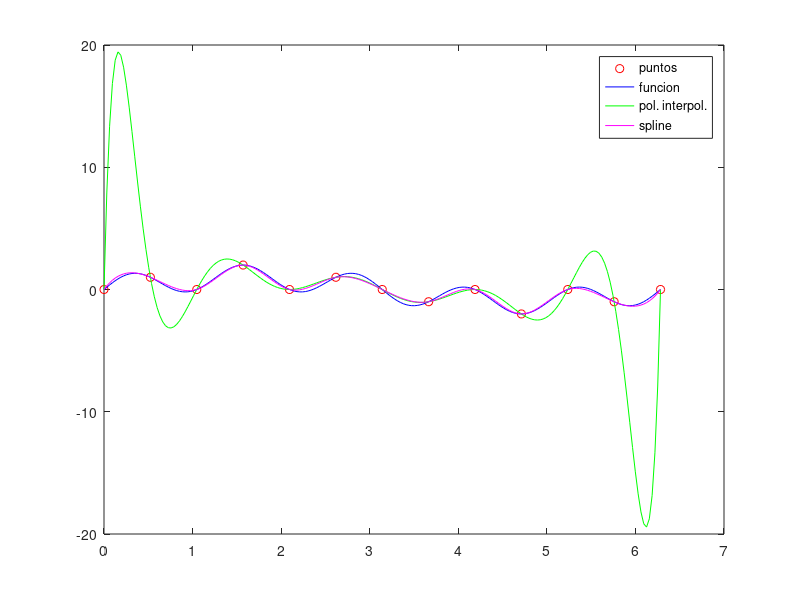

Here is the MATLAB script that generated this plot:
clear
clc

n = 12;
h = 2*pi/n;
x = zeros(1,n+1);
f = @(x) sin(x) + sin(5*x);

%item a
for i = 0:n
    x(i+1) = i * h;
end

%item b
y = zeros(1,n+1);

for i = 1:n
    y(i) = f(x(i));
end

p = polyfit(x,y,n);

%item c
s = spline(x,y);

%item d
xx = linspace(0,2*pi,200);

yy = zeros(1,length(xx));

for i = 1 : length(xx)
    yy(i) = f(xx(i));
end

pp = polyval(p,xx);
ss = ppval(s,xx);

plot(x,y,'or',xx,yy,'b',xx,pp,'g',xx,ss,'m')
legend("puntos","funcion","pol. interpol.","spline")

%item e
error = abs(f(6) - polyval(p,6));
fprintf("Error con pol: %f\n",error)

error = abs(f(6) - ppval(s,6));
fprintf("Error con spline: %f\n",error)

fprintf("\nMejor aproximacion: spline\n")






